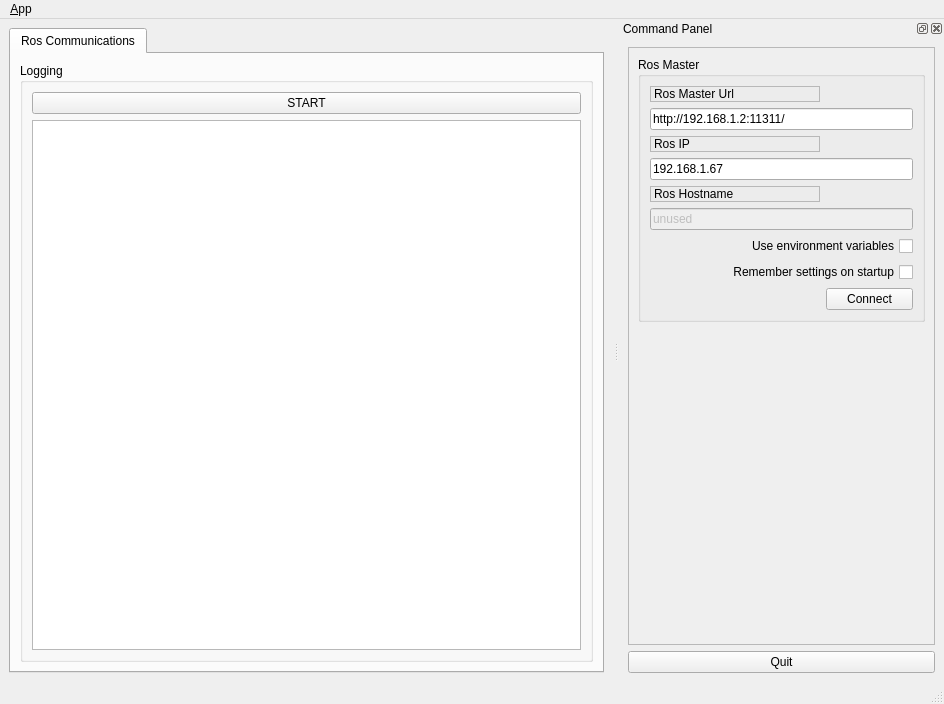
<?xml version="1.0" encoding="UTF-8"?>
<ui version="4.0">
 <class>MainWindowDesign</class>
 <widget class="QMainWindow" name="MainWindowDesign">
  <property name="geometry">
   <rect>
    <x>0</x>
    <y>0</y>
    <width>944</width>
    <height>704</height>
   </rect>
  </property>
  <property name="windowTitle">
   <string>QRosApp</string>
  </property>
  <property name="windowIcon">
   <iconset resource="../resources/images.qrc">
    <normaloff>:/images/icon.png</normaloff>:/images/icon.png</iconset>
  </property>
  <property name="locale">
   <locale language="English" country="Australia"/>
  </property>
  <widget class="QWidget" name="centralwidget">
   <layout class="QHBoxLayout">
    <item>
     <widget class="QTabWidget" name="tab_manager">
      <property name="minimumSize">
       <size>
        <width>100</width>
        <height>0</height>
       </size>
      </property>
      <property name="locale">
       <locale language="English" country="Australia"/>
      </property>
      <property name="currentIndex">
       <number>0</number>
      </property>
      <widget class="QWidget" name="tab_status">
       <attribute name="title">
        <string>Ros Communications</string>
       </attribute>
       <layout class="QVBoxLayout" name="verticalLayout_2">
        <item>
         <widget class="QGroupBox" name="groupBox_12">
          <property name="sizePolicy">
           <sizepolicy hsizetype="MinimumExpanding" vsizetype="Preferred">
            <horstretch>0</horstretch>
            <verstretch>0</verstretch>
           </sizepolicy>
          </property>
          <property name="title">
           <string>Logging</string>
          </property>
          <layout class="QGridLayout" name="gridLayout_3">
           <item row="1" column="0">
            <widget class="QListView" name="view_logging"/>
           </item>
           <item row="0" column="0">
            <widget class="QPushButton" name="start_button">
             <property name="text">
              <string>START</string>
             </property>
            </widget>
           </item>
          </layout>
         </widget>
        </item>
       </layout>
      </widget>
     </widget>
    </item>
   </layout>
  </widget>
  <widget class="QMenuBar" name="menubar">
   <property name="geometry">
    <rect>
     <x>0</x>
     <y>0</y>
     <width>944</width>
     <height>25</height>
    </rect>
   </property>
   <widget class="QMenu" name="menu_File">
    <property name="title">
     <string>&amp;App</string>
    </property>
    <addaction name="action_Preferences"/>
    <addaction name="separator"/>
    <addaction name="actionAbout"/>
    <addaction name="actionAbout_Qt"/>
    <addaction name="separator"/>
    <addaction name="action_Quit"/>
   </widget>
   <addaction name="menu_File"/>
  </widget>
  <widget class="QStatusBar" name="statusbar"/>
  <widget class="QDockWidget" name="dock_status">
   <property name="sizePolicy">
    <sizepolicy hsizetype="Minimum" vsizetype="Preferred">
     <horstretch>0</horstretch>
     <verstretch>0</verstretch>
    </sizepolicy>
   </property>
   <property name="minimumSize">
    <size>
     <width>325</width>
     <height>395</height>
    </size>
   </property>
   <property name="allowedAreas">
    <set>Qt::RightDockWidgetArea</set>
   </property>
   <property name="windowTitle">
    <string>Command Panel</string>
   </property>
   <attribute name="dockWidgetArea">
    <number>2</number>
   </attribute>
   <widget class="QWidget" name="dockWidgetContents_2">
    <layout class="QVBoxLayout" name="verticalLayout">
     <item>
      <widget class="QFrame" name="frame">
       <property name="sizePolicy">
        <sizepolicy hsizetype="Minimum" vsizetype="Preferred">
         <horstretch>0</horstretch>
         <verstretch>0</verstretch>
        </sizepolicy>
       </property>
       <property name="frameShape">
        <enum>QFrame::StyledPanel</enum>
       </property>
       <property name="frameShadow">
        <enum>QFrame::Raised</enum>
       </property>
       <layout class="QVBoxLayout" name="verticalLayout_3">
        <item>
         <widget class="QGroupBox" name="groupBox">
          <property name="title">
           <string>Ros Master</string>
          </property>
          <layout class="QGridLayout" name="gridLayout">
           <item row="0" column="0">
            <widget class="QLabel" name="label">
             <property name="frameShape">
              <enum>QFrame::StyledPanel</enum>
             </property>
             <property name="frameShadow">
              <enum>QFrame::Raised</enum>
             </property>
             <property name="text">
              <string>Ros Master Url</string>
             </property>
            </widget>
           </item>
           <item row="1" column="0" colspan="2">
            <widget class="QLineEdit" name="line_edit_master">
             <property name="text">
              <string>http://192.168.1.2:11311/</string>
             </property>
            </widget>
           </item>
           <item row="2" column="0">
            <widget class="QLabel" name="label_2">
             <property name="frameShape">
              <enum>QFrame::StyledPanel</enum>
             </property>
             <property name="frameShadow">
              <enum>QFrame::Raised</enum>
             </property>
             <property name="text">
              <string>Ros IP</string>
             </property>
            </widget>
           </item>
           <item row="3" column="0" colspan="2">
            <widget class="QLineEdit" name="line_edit_host">
             <property name="text">
              <string>192.168.1.67</string>
             </property>
            </widget>
           </item>
           <item row="4" column="0">
            <widget class="QLabel" name="label_3">
             <property name="frameShape">
              <enum>QFrame::StyledPanel</enum>
             </property>
             <property name="frameShadow">
              <enum>QFrame::Raised</enum>
             </property>
             <property name="text">
              <string>Ros Hostname</string>
             </property>
            </widget>
           </item>
           <item row="5" column="0" colspan="2">
            <widget class="QLineEdit" name="line_edit_topic">
             <property name="enabled">
              <bool>false</bool>
             </property>
             <property name="text">
              <string>unused</string>
             </property>
            </widget>
           </item>
           <item row="6" column="0" colspan="2">
            <widget class="QCheckBox" name="checkbox_use_environment">
             <property name="layoutDirection">
              <enum>Qt::RightToLeft</enum>
             </property>
             <property name="text">
              <string>Use environment variables</string>
             </property>
            </widget>
           </item>
           <item row="7" column="0" colspan="2">
            <widget class="QCheckBox" name="checkbox_remember_settings">
             <property name="layoutDirection">
              <enum>Qt::RightToLeft</enum>
             </property>
             <property name="text">
              <string>Remember settings on startup</string>
             </property>
            </widget>
           </item>
           <item row="8" column="0">
            <spacer name="horizontalSpacer">
             <property name="orientation">
              <enum>Qt::Horizontal</enum>
             </property>
             <property name="sizeHint" stdset="0">
              <size>
               <width>170</width>
               <height>21</height>
              </size>
             </property>
            </spacer>
           </item>
           <item row="8" column="1">
            <widget class="QPushButton" name="button_connect">
             <property name="enabled">
              <bool>true</bool>
             </property>
             <property name="sizePolicy">
              <sizepolicy hsizetype="MinimumExpanding" vsizetype="Fixed">
               <horstretch>0</horstretch>
               <verstretch>0</verstretch>
              </sizepolicy>
             </property>
             <property name="toolTip">
              <string>Set the target to the current joint trajectory state.</string>
             </property>
             <property name="statusTip">
              <string>Clear all waypoints and set the target to the current joint trajectory state.</string>
             </property>
             <property name="text">
              <string>Connect</string>
             </property>
            </widget>
           </item>
          </layout>
         </widget>
        </item>
        <item>
         <spacer name="verticalSpacer_3">
          <property name="orientation">
           <enum>Qt::Vertical</enum>
          </property>
          <property name="sizeHint" stdset="0">
           <size>
            <width>20</width>
            <height>233</height>
           </size>
          </property>
         </spacer>
        </item>
       </layout>
      </widget>
     </item>
     <item>
      <widget class="QPushButton" name="quit_button">
       <property name="sizePolicy">
        <sizepolicy hsizetype="MinimumExpanding" vsizetype="Fixed">
         <horstretch>0</horstretch>
         <verstretch>0</verstretch>
        </sizepolicy>
       </property>
       <property name="text">
        <string>Quit</string>
       </property>
      </widget>
     </item>
    </layout>
   </widget>
  </widget>
  <action name="action_Quit">
   <property name="text">
    <string>&amp;Quit</string>
   </property>
   <property name="shortcut">
    <string>Ctrl+Q</string>
   </property>
   <property name="shortcutContext">
    <enum>Qt::ApplicationShortcut</enum>
   </property>
  </action>
  <action name="action_Preferences">
   <property name="text">
    <string>&amp;Preferences</string>
   </property>
  </action>
  <action name="actionAbout">
   <property name="text">
    <string>&amp;About</string>
   </property>
  </action>
  <action name="actionAbout_Qt">
   <property name="text">
    <string>About &amp;Qt</string>
   </property>
  </action>
 </widget>
 <resources>
  <include location="../resources/images.qrc"/>
 </resources>
 <connections>
  <connection>
   <sender>action_Quit</sender>
   <signal>triggered()</signal>
   <receiver>MainWindowDesign</receiver>
   <slot>close()</slot>
   <hints>
    <hint type="sourcelabel">
     <x>-1</x>
     <y>-1</y>
    </hint>
    <hint type="destinationlabel">
     <x>399</x>
     <y>299</y>
    </hint>
   </hints>
  </connection>
  <connection>
   <sender>quit_button</sender>
   <signal>clicked()</signal>
   <receiver>MainWindowDesign</receiver>
   <slot>close()</slot>
   <hints>
    <hint type="sourcelabel">
     <x>859</x>
     <y>552</y>
    </hint>
    <hint type="destinationlabel">
     <x>469</x>
     <y>299</y>
    </hint>
   </hints>
  </connection>
 </connections>
</ui>
